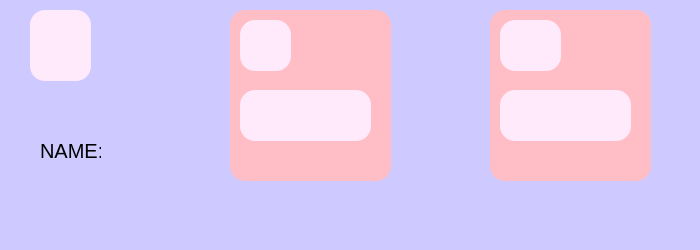
<?xml version="1.0" encoding="UTF-8"?>
<ui version="4.0">
 <class>customcard</class>
 <widget class="QMainWindow" name="customcard">
  <property name="geometry">
   <rect>
    <x>0</x>
    <y>0</y>
    <width>700</width>
    <height>250</height>
   </rect>
  </property>
  <property name="minimumSize">
   <size>
    <width>700</width>
    <height>250</height>
   </size>
  </property>
  <property name="maximumSize">
   <size>
    <width>700</width>
    <height>250</height>
   </size>
  </property>
  <property name="windowTitle">
   <string>MainWindow</string>
  </property>
  <property name="styleSheet">
   <string notr="true">background-color: #cecaff;
border-radius: 30px;
</string>
  </property>
  <widget class="QWidget" name="centralwidget">
   <widget class="QFrame" name="frame">
    <property name="geometry">
     <rect>
      <x>30</x>
      <y>10</y>
      <width>61</width>
      <height>71</height>
     </rect>
    </property>
    <property name="styleSheet">
     <string notr="true">border-radius: 15px;
background-color: #ffeafc;
image: url(:/new/prefix1/Images/person.png);</string>
    </property>
    <property name="frameShape">
     <enum>QFrame::Shape::StyledPanel</enum>
    </property>
    <property name="frameShadow">
     <enum>QFrame::Shadow::Raised</enum>
    </property>
   </widget>
   <widget class="QLabel" name="label">
    <property name="geometry">
     <rect>
      <x>40</x>
      <y>120</y>
      <width>61</width>
      <height>61</height>
     </rect>
    </property>
    <property name="styleSheet">
     <string notr="true">background: transparent;
color: black;
font-size: 20px;</string>
    </property>
    <property name="text">
     <string>NAME:</string>
    </property>
   </widget>
   <widget class="QLabel" name="label_2">
    <property name="geometry">
     <rect>
      <x>110</x>
      <y>120</y>
      <width>111</width>
      <height>61</height>
     </rect>
    </property>
    <property name="styleSheet">
     <string notr="true">background: transparent;
color: black;
font-size: 20px;</string>
    </property>
    <property name="text">
     <string/>
    </property>
   </widget>
   <widget class="QFrame" name="frame_2">
    <property name="geometry">
     <rect>
      <x>230</x>
      <y>10</y>
      <width>161</width>
      <height>171</height>
     </rect>
    </property>
    <property name="styleSheet">
     <string notr="true">border-radius: 15px;
background-color: #ffbec5;</string>
    </property>
    <property name="frameShape">
     <enum>QFrame::Shape::StyledPanel</enum>
    </property>
    <property name="frameShadow">
     <enum>QFrame::Shadow::Raised</enum>
    </property>
    <widget class="QFrame" name="frame_4">
     <property name="geometry">
      <rect>
       <x>10</x>
       <y>10</y>
       <width>51</width>
       <height>51</height>
      </rect>
     </property>
     <property name="styleSheet">
      <string notr="true">border-radius: 15px;
background-color: #ffeafc;
image: url(:/new/prefix1/Images/home.png);</string>
     </property>
     <property name="frameShape">
      <enum>QFrame::Shape::StyledPanel</enum>
     </property>
     <property name="frameShadow">
      <enum>QFrame::Shadow::Raised</enum>
     </property>
    </widget>
    <widget class="QLabel" name="label_4">
     <property name="geometry">
      <rect>
       <x>10</x>
       <y>80</y>
       <width>131</width>
       <height>51</height>
      </rect>
     </property>
     <property name="styleSheet">
      <string notr="true">border-radius: 15px;
background-color: #ffeafc;
color: black;
font-size: 15px;</string>
     </property>
     <property name="text">
      <string/>
     </property>
    </widget>
   </widget>
   <widget class="QFrame" name="frame_3">
    <property name="geometry">
     <rect>
      <x>490</x>
      <y>10</y>
      <width>161</width>
      <height>171</height>
     </rect>
    </property>
    <property name="styleSheet">
     <string notr="true">border-radius: 15px;
background-color: #ffbec5;</string>
    </property>
    <property name="frameShape">
     <enum>QFrame::Shape::StyledPanel</enum>
    </property>
    <property name="frameShadow">
     <enum>QFrame::Shadow::Raised</enum>
    </property>
    <widget class="QFrame" name="frame_5">
     <property name="geometry">
      <rect>
       <x>10</x>
       <y>10</y>
       <width>61</width>
       <height>51</height>
      </rect>
     </property>
     <property name="styleSheet">
      <string notr="true">border-radius: 15px;
background-color: #ffeafc;
image: url(:/new/prefix1/Images/id-card.png);</string>
     </property>
     <property name="frameShape">
      <enum>QFrame::Shape::StyledPanel</enum>
     </property>
     <property name="frameShadow">
      <enum>QFrame::Shadow::Raised</enum>
     </property>
    </widget>
    <widget class="QLabel" name="label_5">
     <property name="geometry">
      <rect>
       <x>10</x>
       <y>80</y>
       <width>131</width>
       <height>51</height>
      </rect>
     </property>
     <property name="styleSheet">
      <string notr="true">border-radius: 15px;
background-color: #ffeafc;
color: black;
font-size: 15px;</string>
     </property>
     <property name="text">
      <string/>
     </property>
    </widget>
   </widget>
  </widget>
  <widget class="QMenuBar" name="menubar">
   <property name="geometry">
    <rect>
     <x>0</x>
     <y>0</y>
     <width>700</width>
     <height>25</height>
    </rect>
   </property>
  </widget>
  <widget class="QStatusBar" name="statusbar"/>
 </widget>
 <resources/>
 <connections/>
</ui>
